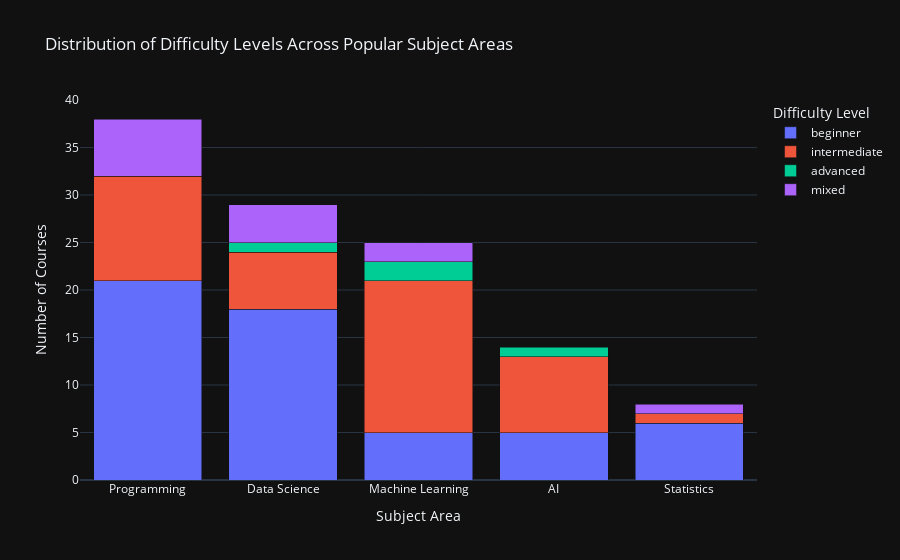

Source (notebook cell):
### Markdown cell above
### 4. Are there any gaps in the difficulty progression (Beginner to Advanced) within popular subject areas?

### Code cell
difficulty_order = ['beginner', 'intermediate', 'advanced', 'mixed']

top_subjects = data_science_df['subject_area'].value_counts().nlargest(5).index

df_grouped = data_science_df[data_science_df['subject_area'].isin(top_subjects)].groupby(
    ['subject_area', 'course_difficulty']).size().reset_index(name='count')

fig = px.bar(df_grouped,
             x='subject_area',
             y='count',
             color='course_difficulty',
             title='Distribution of Difficulty Levels Across Popular Subject Areas',
             labels={'subject_area': 'Subject Area', 'count': 'Number of Courses',
                     'course_difficulty': 'Difficulty Level'},
             category_orders={'course_difficulty': difficulty_order, 'subject_area': top_subjects})

fig.update_layout(barmode='stack', xaxis_title="Subject Area", yaxis_title="Number of Courses")

fig.show()

df_grouped.pivot(index='subject_area', columns='course_difficulty', values='count').fillna(0)

# Identify gaps
gaps = []
for subject in top_subjects:
    subject_difficulties = set(df_grouped[df_grouped['subject_area'] == subject]['course_difficulty'])
    missing_difficulties = set(difficulty_order) - subject_difficulties
    if missing_difficulties:
        gaps.append(f"{subject}: Missing {', '.join(missing_difficulties)}")

gaps

### Figure 1 — Plotly figure (JSON) as saved in the notebook; plotly's stock layout.template omitted (floating-point values rounded to 4 significant figures)
{"data": [{"alignmentgroup": "True", "hovertemplate": "Difficulty Level=beginner<br>Subject Area=%{x}<br>Number of Courses=%{y}<extra></extra>", "legendgroup": "beginner", "marker": {"color": "#636efa", "pattern": {"shape": ""}}, "name": "beginner", "offsetgroup": "beginner", "orientation": "v", "showlegend": true, "textposition": "auto", "x": ["AI", "Data Science", "Machine Learning", "Programming", "Statistics"], "xaxis": "x", "y": [5, 18, 5, 21, 6], "yaxis": "y", "type": "bar"}, {"alignmentgroup": "True", "hovertemplate": "Difficulty Level=intermediate<br>Subject Area=%{x}<br>Number of Courses=%{y}<extra></extra>", "legendgroup": "intermediate", "marker": {"color": "#EF553B", "pattern": {"shape": ""}}, "name": "intermediate", "offsetgroup": "intermediate", "orientation": "v", "showlegend": true, "textposition": "auto", "x": ["AI", "Data Science", "Machine Learning", "Programming", "Statistics"], "xaxis": "x", "y": [8, 6, 16, 11, 1], "yaxis": "y", "type": "bar"}, {"alignmentgroup": "True", "hovertemplate": "Difficulty Level=advanced<br>Subject Area=%{x}<br>Number of Courses=%{y}<extra></extra>", "legendgroup": "advanced", "marker": {"color": "#00cc96", "pattern": {"shape": ""}}, "name": "advanced", "offsetgroup": "advanced", "orientation": "v", "showlegend": true, "textposition": "auto", "x": ["AI", "Data Science", "Machine Learning"], "xaxis": "x", "y": [1, 1, 2], "yaxis": "y", "type": "bar"}, {"alignmentgroup": "True", "hovertemplate": "Difficulty Level=mixed<br>Subject Area=%{x}<br>Number of Courses=%{y}<extra></extra>", "legendgroup": "mixed", "marker": {"color": "#ab63fa", "pattern": {"shape": ""}}, "name": "mixed", "offsetgroup": "mixed", "orientation": "v", "showlegend": true, "textposition": "auto", "x": ["Data Science", "Machine Learning", "Programming", "Statistics"], "xaxis": "x", "y": [4, 2, 6, 1], "yaxis": "y", "type": "bar"}], "layout": {"xaxis": {"anchor": "y", "domain": [0.0, 1.0], "title": {"text": "Subject Area"}, "categoryorder": "array", "categoryarray": ["Programming", "Data Science", "Machine Learning", "AI", "Statistics"]}, "yaxis": {"anchor": "x", "domain": [0.0, 1.0], "title": {"text": "Number of Courses"}}, "legend": {"title": {"text": "Difficulty Level"}, "tracegroupgap": 0}, "title": {"text": "Distribution of Difficulty Levels Across Popular Subject Areas"}, "barmode": "stack"}}
